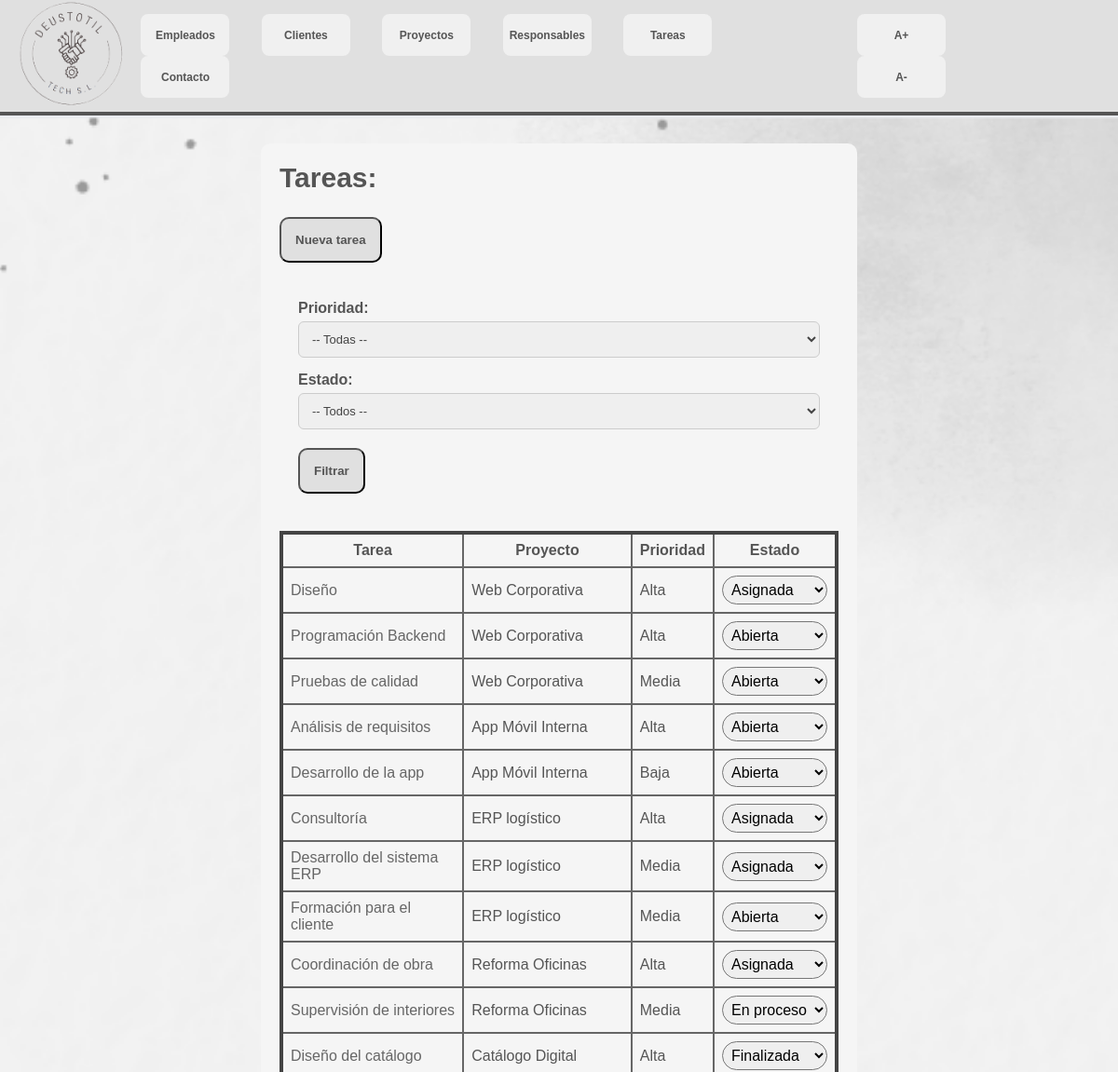
The page /deustotil/tareas (upper part) on the database as committed earlier.
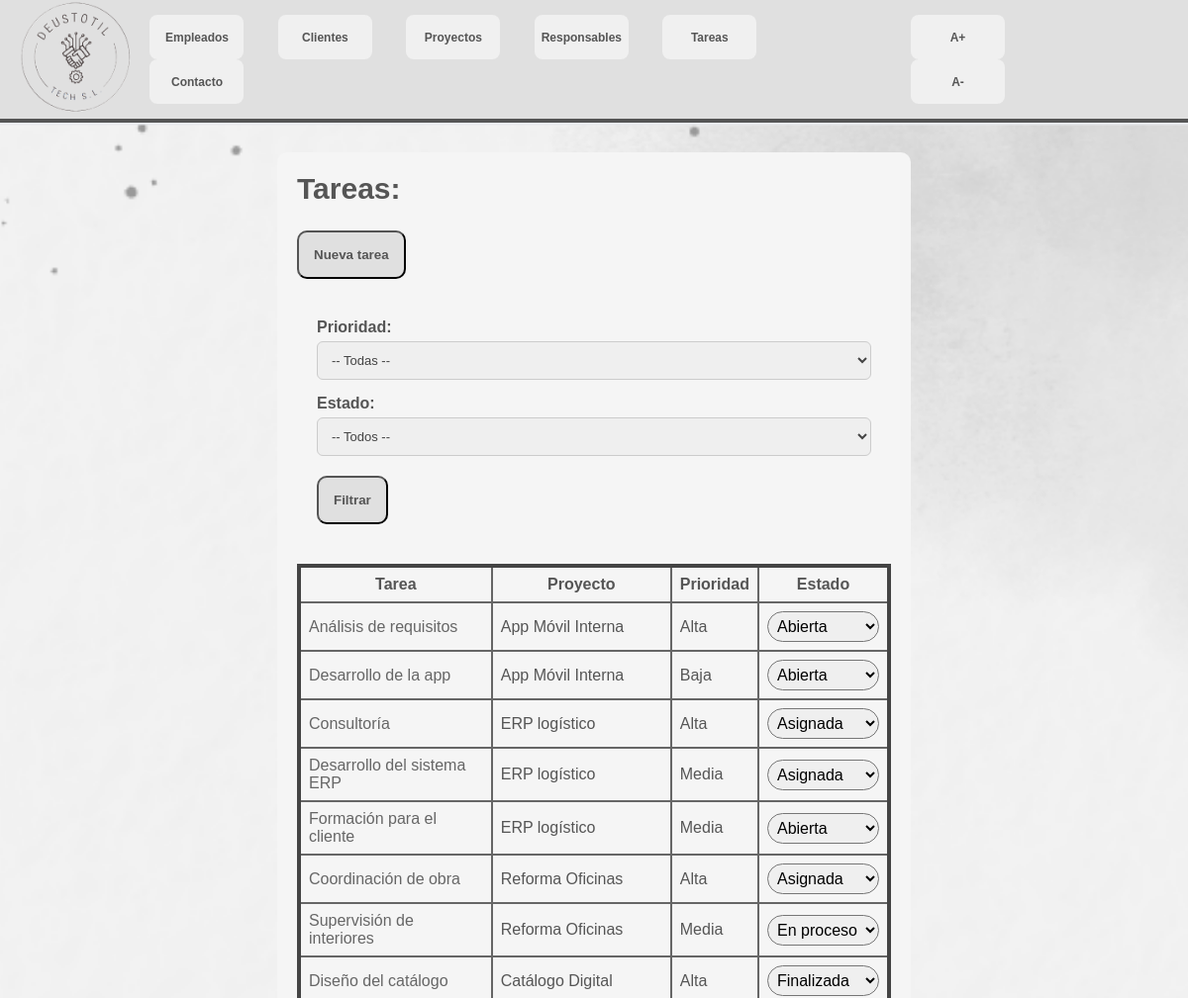
The same page on the database as committed later.
### appdeustotil/models.py (models this page shows, shortened)
class Tarea(models.Model):
    nombre = models.CharField(max_length=30)
    descripcion = models.TextField(null = True, blank=True)
    fecha_inicio = models.DateField()
    fecha_fin = models.DateField()
    responsable = models.ManyToManyField(Empleado)
    proyecto = models.ForeignKey(Proyecto, on_delete=models.CASCADE)
    prioridad = models.CharField(max_length= 5, choices=[("Baja","baja"), ("Media","media"), ("Alta","alta")], default = "baja")
    estado = models.CharField(max_length=10, choices=[("Abierta","abierta"),("Asignada","asignada"), ("En proceso","en proceso"), ("Finalizada","finalizada")], default="Abierta")
    notas = models.TextField(null = True, blank=True)

class Proyecto(models.Model):
    nombre = models.CharField(max_length=30)
    descripcion = models.TextField(null = True, blank=True)
    fecha_inicio = models.DateField()
    fecha_fin = models.DateField()
    codigo = models.CharField(null=True, blank=True)
    presupuesto = models.FloatField()
    estado = models.CharField(max_length=15, choices=[('pendiente','Pendiente'),('completado', 'Completado')], null=True)
    cliente = models.ForeignKey(Cliente, on_delete=models.CASCADE)
    responsables = models.ManyToManyField(Responsable)

### appdeustotil/views.py (the view)
# urls.py: path('tareas', views.TareaFiltrarLista, name='tareas'),
def TareaFiltrarLista(request):
    prioridad = request.GET.get('prioridad', '')
    estado = request.GET.get('estado', '')
    tareas = Tarea.objects.all()
    if prioridad:
        tareas = tareas.filter(prioridad=prioridad)
    if estado:
        tareas = tareas.filter(estado=estado)
    context = {
        'tareas': tareas,
        'prioridad': prioridad,
        'estado': estado,
    }
    return render(request, 'tarea_list.html', context)

### appdeustotil/templates/tarea_list.html (shortened to what this page needs)
{% extends "base.html" %}
{% block content %}
<section id="content">
<h2>Tareas:</h2>
<button><a href="{% url 'crear_tarea'%}">Nueva tarea</a></button>
<form method="get">
    <label for="prioridad">Prioridad:</label>
    <select name="prioridad" id="prioridad">
        <option value="">-- Todas --</option>
    </select>
    <label for="estado">Estado:</label>
    <select name="estado">
            <option value="">-- Todos --</option>
        </select>
    <button type="submit">Filtrar</button>
</form>
<table>
        <tr>
            <th>Tarea</th>
            <th>Proyecto</th>
            <th>Prioridad</th>
            <th>Estado</th>
        </tr>
        {% for tarea in tareas %}
        <tr>
            <td>
                <a href="{% url 'detalles_tarea' tarea.id %}">{{ tarea.nombre }}</a>
            </td>
            <td>{{ tarea.proyecto.nombre }}</a></td>
            <td>{{ tarea.prioridad }}</td>
            <td>
                <select class="estado-select" data-tarea-id="{{ tarea.id }}">
                    <option value="Abierta" {% if tarea.estado == "Abierta" %}selected{% endif %}>Abierta</option>
                    <option value="Asignada" {% if tarea.estado == "Asignada" %}selected{% endif %}>Asignada</option>
                    <option value="En proceso" {% if tarea.estado == "En proceso" %}selected{% endif %}>En proceso</option>
                    <option value="Finalizada" {% if tarea.estado == "Finalizada" %}selected{% endif %}>Finalizada</option>
                </select>
            </td>
        </tr>
        {% empty %}
        <tr>
            <td>No se encontraron tareas con esos filtros.</td>
        </tr>
        {% endfor %}
    </table>
</section>
{% endblock %}

### appdeustotil/templates/base.html (shortened to what this page needs)
{% load static %}
<!DOCTYPE html>
<html>
<head>
    <link rel="stylesheet"  href="{% static 'css/styles.css' %}">
</head>
<body>
    <header>
        <a href="{% url 'index' %}">
            <img src="{% static 'imagenes/logo.png' %}" alt="logo deustotil">
        </a>
        <section>
            <button>
                <a href="{% url 'empleados' %}">Empleados</a>
            </button>
            <button>
                <a href="{% url 'clientes' %}">Clientes</a>
            </button>
            <button>
                <a href="{% url 'proyectos' %}">Proyectos</a>
            </button>
            <button>
                <a href="{% url 'responsables' %}">Responsables</a>
            </button>
            <button>
                <a href="{% url 'tareas' %}">Tareas</a>
            </button>
            <button>
                <a href="{% url 'correo_contacto' %}">Contacto</a>
            </button>
        </section>
        <section>
            <button id="btnAumentar">
                <a>A+</a>
            </button>
            <button id="btnReducir">
                <a>A-</a>
            </button>
        </section>
    </header>
    <article>
        {% block content %}
        {% endblock %}
    </article>
</body>
</html>

### appdeustotil/static/css/styles.css (style rules this page uses)
* { margin:0; padding:0; font-family: Arial, Helvetica, sans-serif; }
html, body { height: 100%; }
header { width: 100%; height: 15%; background-color: #e0e0e0; border-bottom: 4px solid #555555; display: flex; flex-direction: row; justify-content: space-between; align-items: center; position: sticky; top: 0; }
header img { height: 130px; margin-left: 20px; margin:10px; }
header section { margin-right: 40px; }
header button { justify-self: flex-end; height: 45px; width: 95px; font-size: 12px; border-radius: 8px; font-weight: 600; margin-right: 30px; background-color: #f0f0f0; border: none; }
header button a { text-decoration: none; color: #555555; }
article { min-height: 65%; background-image: url('../imagenes/fondo.png'); background-size: cover; background-repeat: no-repeat; background-position: center; padding: 30px; }
#content { background-color: whitesmoke; max-width: 600px; margin: auto; padding: 20px; border-radius: 10px; }
article section { padding: 20px; margin-left: 10px; color:#555555; }
article section h2 { color: #555555; font-size: 30px; font-weight: 700; margin-bottom: 20px; }
.estado-select { font-size: 16px; border-radius: 20px; padding: 5px; }
article section ul li a, article section table tr td a { text-decoration: none; color: #666666; }
article section table { border: 4px solid #444444; border-collapse: collapse; }
article section table td, article section table th { border: 2px solid #666666; padding: 8px; }
article section button { margin-top: 5px; margin-bottom: 20px; padding: 15px; background-color: #e0e0e0; color:#555555; border-radius: 10px; font-weight: bold; }
article section button a { color: #555555; text-decoration: none; }
form { max-width: 600px; margin: auto; padding: 20px; border-radius: 10px; }
form label { display: block; font-weight: bold; margin-bottom: 5px; color: #555555; }
form input, form select, form textarea { width: 100%; padding: 10px; border: 1px solid #cccccc; border-radius: 6px; margin-bottom: 15px; color:#444444; font-size: 13px; font-weight: 500; }

Rows that differ between the two databases and show on the page:
removed Tarea: nombre "Diseño", proyecto.nombre "Web Corporativa", prioridad "Alta", estado+id "Asignada"
removed Tarea: nombre "Programación Backend", proyecto.nombre "Web Corporativa", prioridad "Alta", estado+id "Abierta"
removed Tarea: nombre "Pruebas de calidad", proyecto.nombre "Web Corporativa", prioridad "Media", estado+id "Abierta"
